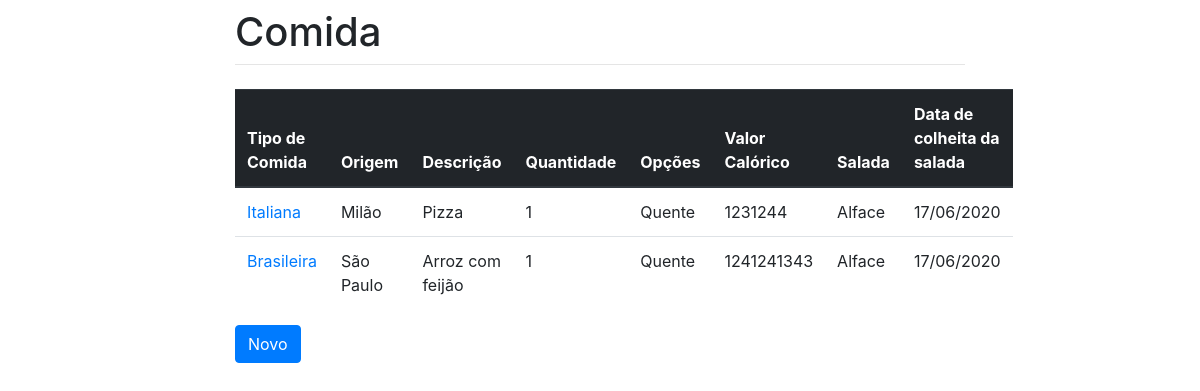
The page / on the database its author committed.
### comida/models.py (models this page shows, shortened)
class Comida(models.Model):
    tipo = models.ForeignKey(Tipo, on_delete=models.SET_NULL, null=True)
    descricao = models.CharField(max_length=50)
    quantidade = models.PositiveIntegerField()
    opcoes = models.ForeignKey(Opcoes, on_delete=models.SET_NULL, null=True)
    valorCalorico = models.PositiveIntegerField()
    salada = models.ForeignKey(Salada, on_delete=models.SET_NULL, null=True)

class Tipo(models.Model):
    descricao = models.CharField(max_length=100)
    origem = models.CharField(max_length=30)
    def __str__(self):
        return self.descricao

class Opcoes(models.Model):
    descricao = models.CharField(max_length=100)
    def __str__(self):
        return self.descricao

class Salada(models.Model):
    descricao = models.CharField(max_length=100)
    dtColheita = models.CharField(max_length=10)
    def __str__(self):
        return self.descricao

### comida/views.py (the view)
# urls.py: path('', list_comida, name='list_comida'),
def list_comida(request):
    comidas = Comida.objects.all()
    return render(request, 'comida.html', {'comidas': comidas})

### comida/templates/comida.html
{% extends 'base.html' %}
{% load crispy_forms_tags %}
{% block content %}
<table class="table">
    <thead class="thead-dark">
    <tr>
        <th scope="col">Tipo de Comida</th>
        <th scope="col">Origem</th>
        <th scope="col">Descrição</th>
        <th scope="col">Quantidade</th>
        <th scope="col">Opções</th>
        <th scope="col">Valor Calórico</th>
        <th scope="col">Salada</th>
        <th scope="col">Data de colheita da salada</th>
    </tr>
    </thead>
    <tbody>
    {% for comida in comidas %}
    <tr>
        <td><a href="{% url 'update_comida' comida.id %}">{{ comida.tipo }}</a></td>
        <td>{{ comida.tipo.origem }}</td>
        <td>{{ comida.descricao }}</td>
        <td>{{ comida.quantidade }}</td>
        <td>{{ comida.opcoes }}</td>
        <td>{{ comida.valorCalorico }}</td>
        <td>{{ comida.salada }}</td>
        <td>{{ comida.salada.dtColheita }}</td>
    </tr>
    {% endfor %}
    </tbody>
</table>
<a class="btn btn-primary" href="{% url 'create_comida' %}">Novo</a>
{% endblock %}

### comida/templates/base.html (shortened to what this page needs)
<!doctype html>
<html lang="en">
  <head>
    <link rel="stylesheet" href="https://stackpath.bootstrapcdn.com/bootstrap/4.1.3/css/bootstrap.min.css">
  </head>
  <body>
    <div class="container">
      <div class="row justify-content-center">
        <div class="col-8">
          <h1 class="mt-2">Comida</h1>
          <hr class="mt-0 mb-4">
          {% block content %}
          {% endblock %}
        </div>
      </div>
    </div>
  </body>
</html>

### rows shown on the page
Comida: tipo "Italiana", tipo.origem "Milão", descricao "Pizza", quantidade "1", opcoes "Quente", valorCalorico "1231244", salada "Alface", salada.dtColheita "17/06/2020"
Comida: tipo "Brasileira", tipo.origem "São Paulo", descricao "Arroz com feijão", quantidade "1", opcoes "Quente", valorCalorico "1241241343", salada "Alface", salada.dtColheita "17/06/2020"
